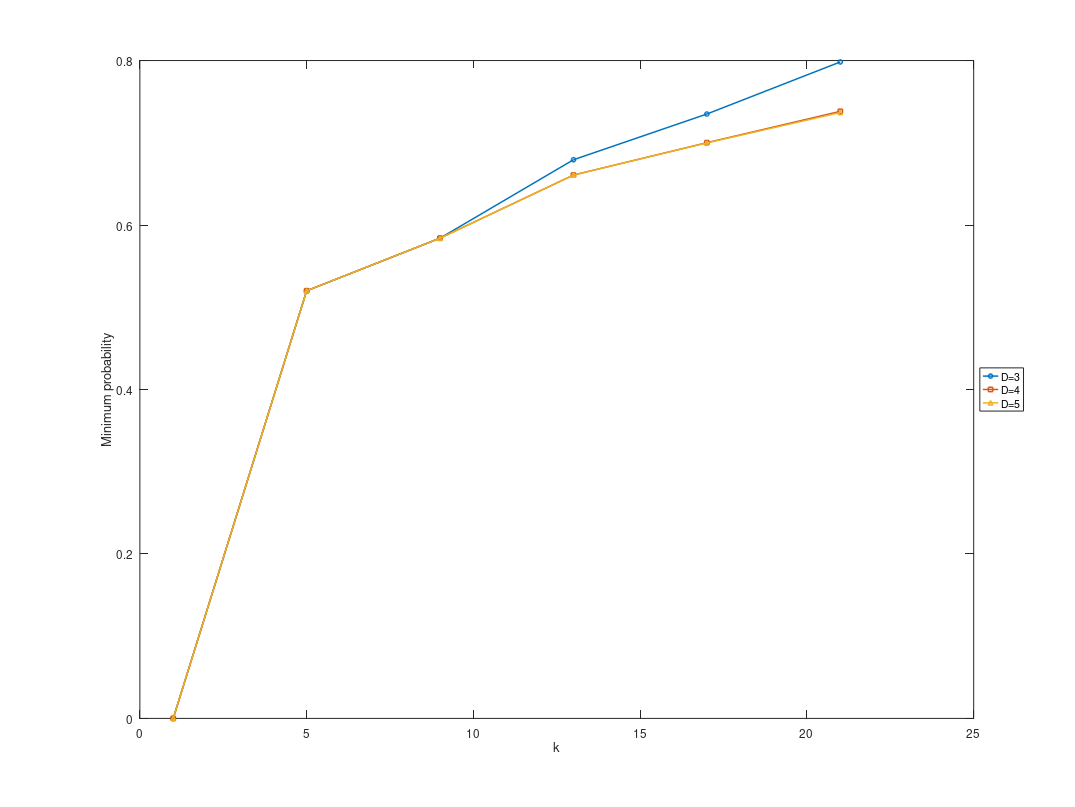

MATLAB code for this plot:
%=========================================
%Generated by PRISM Chart Package
%=========================================

x0 = [1.0 5.0 9.0 13.0 17.0 21.0 ];
y0 = [0.0 0.5200000000000001 0.5840000000000001 0.6793472 0.7349662720000001 0.7982764441600003 ];
x1 = [1.0 5.0 9.0 13.0 17.0 21.0 ];
y1 = [0.0 0.5200000000000001 0.5840000000000001 0.6607488 0.7000929280000001 0.7382119956480002 ];
x2 = [1.0 5.0 9.0 13.0 17.0 21.0 ];
y2 = [0.0 0.5200000000000001 0.5840000000000001 0.6607488 0.699811328 0.7367881072640001 ];

figure1 = figure('Color', [1 1 1], 'PaperPosition',[0.6345 6.345 20.3 15.23],'PaperSize',[20.98 29.68]);

axes1 = axes('Parent', figure1, 'FontSize', 16);
xlabel(axes1, 'k');
ylabel(axes1, 'Minimum probability');
box(axes1, 'on');
hold(axes1, 'all');

title(axes1,[])
plot0 = plot(x0, y0, 'o-', 'Parent', axes1, 'LineWidth', 2);
plot1 = plot(x1, y1, 's-', 'Parent', axes1, 'LineWidth', 2);
plot2 = plot(x2, y2, '^-', 'Parent', axes1, 'LineWidth', 2);
legend1 = legend(axes1,{'D=3', 'D=4', 'D=5'},'Location', 'EastOutside');
